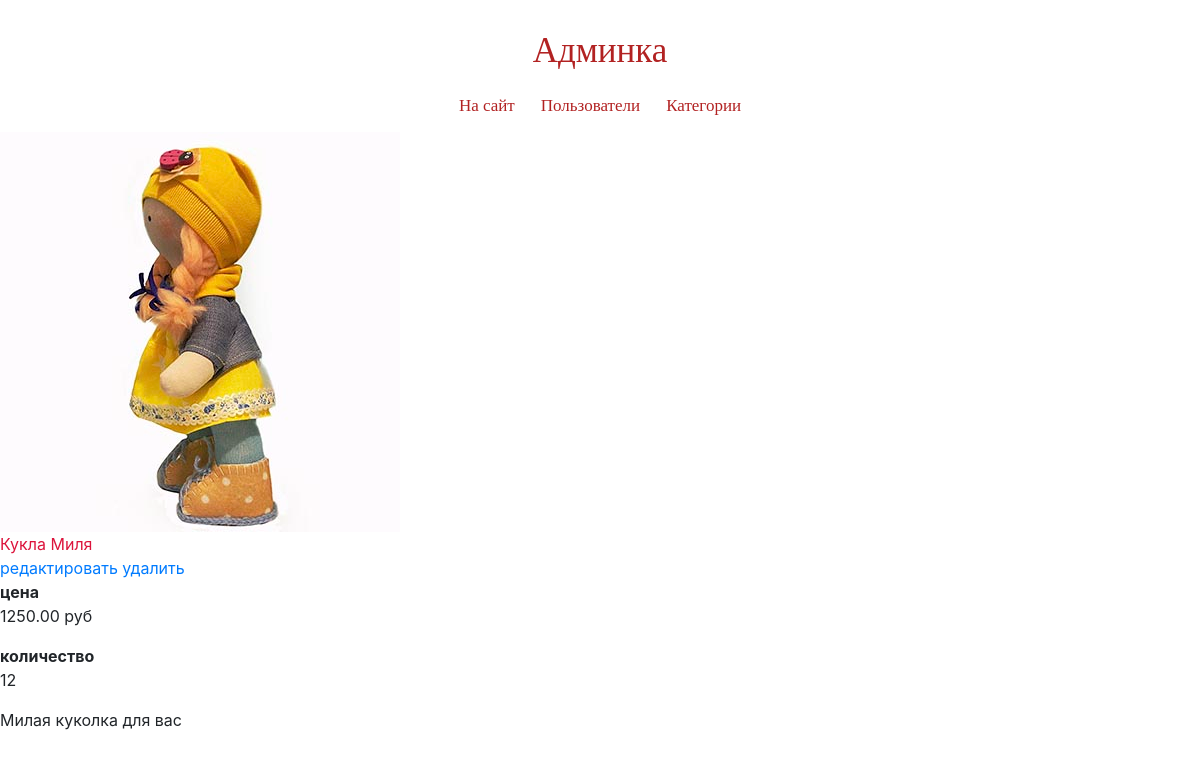
Screenshot of /myadmin/product/read/3/ (signed in) with the database file from the repository.
### mainapp/models.py (models this page shows, shortened)
class Product(models.Model):
    category = models.ForeignKey(ProductCategoru, verbose_name='категория продукта', on_delete=models.CASCADE)
    name = models.CharField(verbose_name='имя продукта', max_length=128)
    image = models.ImageField(upload_to='products_images', null=True)
    short_desc = models.CharField(verbose_name='краткое описание продукта', max_length=64, blank=True)
    description = models.TextField(verbose_name='подробное описание продукта', blank=True)
    price = models.DecimalField(verbose_name='цена продукта', max_digits=8, decimal_places=2, default=0)
    quantity = models.PositiveIntegerField(verbose_name='количество на складе', default=0)
    is_active = models.BooleanField(verbose_name='активен', default=True)

### adminapp/views.py (the view)
# urls.py: re_path('^product/read/(?P<pk>\d+)/$', adminapp.ProductDetailView.as_view(), name='product_read'),
@method_decorator(user_passes_test(lambda u: u.is_superuser), name='dispatch')
class ProductDetailView(DetailView):
    model = Product

### adminapp/templates/mainapp/product_detail.html
{% extends 'adminapp/base.html' %}
{% load staticfiles %}
{% block container %}
    <div class="products_list">
		<img src="/media/{{ object.image|default:'products_images/default.jpg' }}" alt="{{ object.name }}">
		<div class="product_name">
			{{ object.name|title }}
		</div>
		<div class="product_actions">
				<a href="{% url 'admin:product_update' object.pk %}">редактировать</a>
				<a href="{% url 'admin:product_delete' object.pk %}">удалить</a>
		</div>
		<div class="summary">
			<b>цена</b>
			<p>{{ object.price }} руб</p>
			<b>количество</b>
			<p>{{ object.quantity }}</p>
		</div>
		<div class="product_desc">
			{{ object.description }}
		</div>
	</div>
{% endblock %}

### static/css/stil.css (style rules this page uses)
* { margin: 0; padding: 0; }
html, body { height: 100%; }
.product_name { color: #DC143C; }

### rows the page displays
Product: image (picture), name "Кукла Миля", price "1250.00", quantity "12", description "Милая куколка для вас"
